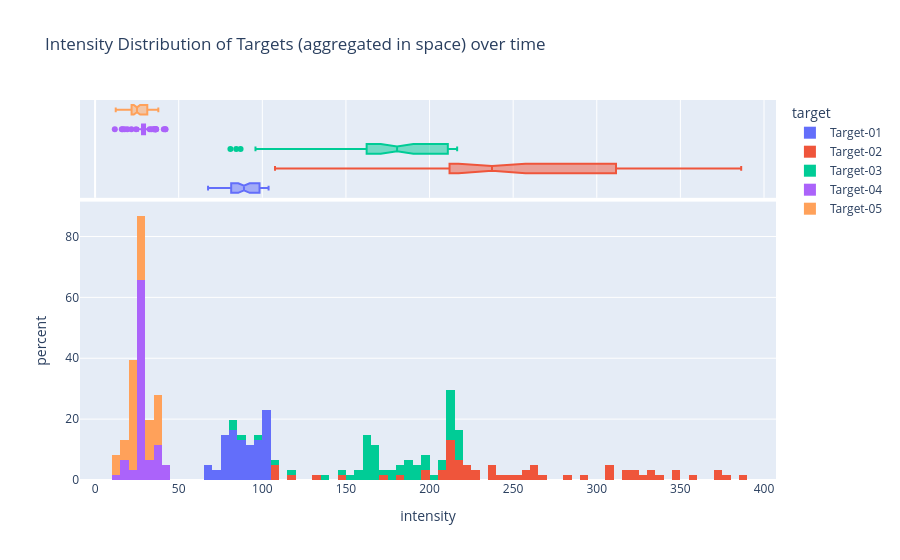

Source (notebook cell):
### Markdown cell above
https://plotly.com/chart-studio-help/histogram/#normalizing-a-histogram

### Code cell
plot_data = subtarget_statistics.loc[:, pd.IndexSlice[:, "grey"]]
plot_data = plot_data.melt(value_name="intensity")

fig = px.histogram(
    plot_data,
    x="intensity",
    color="target",
    marginal="box",  # can be 'rug', `box`, `violin`
    hover_data=plot_data.columns,
    histfunc="count",  # can be "avg"
    nbins=100,
    histnorm="percent",  # '', 'percent', 'probability', 'density', 'probability density'
    title="Intensity Distribution of Targets (aggregated in space) over time",
    # log_y=True,
)
fig.show()

### Figure 1 — Plotly figure (JSON) as saved in the notebook; plotly's stock layout.template omitted (floating-point values rounded to 4 significant figures)
{"data": [{"bingroup": "x", "histfunc": "count", "histnorm": "percent", "hovertemplate": "target=Target-01<br>intensity=%{x}<br>percent=%{y}<extra></extra>", "legendgroup": "Target-01", "marker": {"color": "#636efa", "pattern": {"shape": ""}}, "name": "Target-01", "nbinsx": 100, "orientation": "v", "showlegend": true, "type": "histogram", "x": [67.55, 69.23, 69.91, 72.6, 73.57, 75.03, 78.15, 78.63, 79.24, 79.64, 79.33, 79.05, 79.1, 78.59, 81.37, 81.38, 82.45, 82.5, 81.98, 83.04, 83.16, 84.99, 84.57, 84.85, 85.84, 86.18, 86.1, 86.97, 88.97, 89.02, 88.99, 89.83, 91.23, 92.52, 92.83, 92.8, 93.34, 93.56, 94.21, 95.15, 96.62, 96.04, 96.58, 97.48, 97.99, 98.23, 98.65, 100.8, 102.0, 102.2, 102.2, 102.6, 101.8, 102.5, 103.7, 102.7, 103.1, 103.7, 103.4, 102.5, 101.8], "xaxis": "x", "yaxis": "y"}, {"customdata": [["Target-01", "grey"], ["Target-01", "grey"], ["Target-01", "grey"], ["Target-01", "grey"], ["Target-01", "grey"], ["Target-01", "grey"], ["Target-01", "grey"], ["Target-01", "grey"], ["Target-01", "grey"], ["Target-01", "grey"], ["Target-01", "grey"], ["Target-01", "grey"], ["Target-01", "grey"], ["Target-01", "grey"], ["Target-01", "grey"], ["Target-01", "grey"], ["Target-01", "grey"], ["Target-01", "grey"], ["Target-01", "grey"], ["Target-01", "grey"], ["Target-01", "grey"], ["Target-01", "grey"], ["Target-01", "grey"], ["Target-01", "grey"], ["Target-01", "grey"], ["Target-01", "grey"], ["Target-01", "grey"], ["Target-01", "grey"], ["Target-01", "grey"], ["Target-01", "grey"], ["Target-01", "grey"], ["Target-01", "grey"], ["Target-01", "grey"], ["Target-01", "grey"], ["Target-01", "grey"], ["Target-01", "grey"], ["Target-01", "grey"], ["Target-01", "grey"], ["Target-01", "grey"], ["Target-01", "grey"], ["Target-01", "grey"], ["Target-01", "grey"], ["Target-01", "grey"], ["Target-01", "grey"], ["Target-01", "grey"], ["Target-01", "grey"], ["Target-01", "grey"], ["Target-01", "grey"], ["Target-01", "grey"], ["Target-01", "grey"], ["Target-01", "grey"], ["Target-01", "grey"], ["Target-01", "grey"], ["Target-01", "grey"], ["Target-01", "grey"], ["Target-01", "grey"], ["Target-01", "grey"], ["Target-01", "grey"], ["Target-01", "grey"], ["Target-01", "grey"], ["Target-01", "grey"]], "hovertemplate": "target=%{customdata[0]}<br>intensity=%{x}<br>color=%{customdata[1]}<extra></extra>", "legendgroup": "Target-01", "marker": {"color": "#636efa"}, "name": "Target-01", "notched": true, "showlegend": false, "type": "box", "x": [67.55, 69.23, 69.91, 72.6, 73.57, 75.03, 78.15, 78.63, 79.24, 79.64, 79.33, 79.05, 79.1, 78.59, 81.37, 81.38, 82.45, 82.5, 81.98, 83.04, 83.16, 84.99, 84.57, 84.85, 85.84, 86.18, 86.1, 86.97, 88.97, 89.02, 88.99, 89.83, 91.23, 92.52, 92.83, 92.8, 93.34, 93.56, 94.21, 95.15, 96.62, 96.04, 96.58, 97.48, 97.99, 98.23, 98.65, 100.8, 102.0, 102.2, 102.2, 102.6, 101.8, 102.5, 103.7, 102.7, 103.1, 103.7, 103.4, 102.5, 101.8], "xaxis": "x2", "yaxis": "y2"}, {"bingroup": "x", "histfunc": "count", "histnorm": "percent", "hovertemplate": "target=Target-02<br>intensity=%{x}<br>percent=%{y}<extra></extra>", "legendgroup": "Target-02", "marker": {"color": "#EF553B", "pattern": {"shape": ""}}, "name": "Target-02", "nbinsx": 100, "orientation": "v", "showlegend": true, "type": "histogram", "x": [109.2, 107.6, 108.3, 118.2, 131.4, 148.7, 170.4, 184.2, 195.3, 199.4, 208.5, 222.0, 224.2, 211.2, 215.5, 213.7, 212.5, 209.1, 212.1, 212.0, 210.9, 211.7, 213.6, 217.8, 221.6, 229.4, 236.9, 237.3, 242.6, 246.1, 251.4, 257.1, 260.7, 263.1, 260.9, 267.7, 281.6, 292.2, 318.1, 337.5, 348.1, 358.9, 370.8, 378.3, 386.4, 375.0, 349.1, 318.0, 306.9, 309.3, 321.2, 322.9, 328.5, 331.2, 334.8, 308.3, 257.7, 237.3, 228.7, 218.6, 218.5], "xaxis": "x", "yaxis": "y"}, {"customdata": [["Target-02", "grey"], ["Target-02", "grey"], ["Target-02", "grey"], ["Target-02", "grey"], ["Target-02", "grey"], ["Target-02", "grey"], ["Target-02", "grey"], ["Target-02", "grey"], ["Target-02", "grey"], ["Target-02", "grey"], ["Target-02", "grey"], ["Target-02", "grey"], ["Target-02", "grey"], ["Target-02", "grey"], ["Target-02", "grey"], ["Target-02", "grey"], ["Target-02", "grey"], ["Target-02", "grey"], ["Target-02", "grey"], ["Target-02", "grey"], ["Target-02", "grey"], ["Target-02", "grey"], ["Target-02", "grey"], ["Target-02", "grey"], ["Target-02", "grey"], ["Target-02", "grey"], ["Target-02", "grey"], ["Target-02", "grey"], ["Target-02", "grey"], ["Target-02", "grey"], ["Target-02", "grey"], ["Target-02", "grey"], ["Target-02", "grey"], ["Target-02", "grey"], ["Target-02", "grey"], ["Target-02", "grey"], ["Target-02", "grey"], ["Target-02", "grey"], ["Target-02", "grey"], ["Target-02", "grey"], ["Target-02", "grey"], ["Target-02", "grey"], ["Target-02", "grey"], ["Target-02", "grey"], ["Target-02", "grey"], ["Target-02", "grey"], ["Target-02", "grey"], ["Target-02", "grey"], ["Target-02", "grey"], ["Target-02", "grey"], ["Target-02", "grey"], ["Target-02", "grey"], ["Target-02", "grey"], ["Target-02", "grey"], ["Target-02", "grey"], ["Target-02", "grey"], ["Target-02", "grey"], ["Target-02", "grey"], ["Target-02", "grey"], ["Target-02", "grey"], ["Target-02", "grey"]], "hovertemplate": "target=%{customdata[0]}<br>intensity=%{x}<br>color=%{customdata[1]}<extra></extra>", "legendgroup": "Target-02", "marker": {"color": "#EF553B"}, "name": "Target-02", "notched": true, "showlegend": false, "type": "box", "x": [109.2, 107.6, 108.3, 118.2, 131.4, 148.7, 170.4, 184.2, 195.3, 199.4, 208.5, 222.0, 224.2, 211.2, 215.5, 213.7, 212.5, 209.1, 212.1, 212.0, 210.9, 211.7, 213.6, 217.8, 221.6, 229.4, 236.9, 237.3, 242.6, 246.1, 251.4, 257.1, 260.7, 263.1, 260.9, 267.7, 281.6, 292.2, 318.1, 337.5, 348.1, 358.9, 370.8, 378.3, 386.4, 375.0, 349.1, 318.0, 306.9, 309.3, 321.2, 322.9, 328.5, 331.2, 334.8, 308.3, 257.7, 237.3, 228.7, 218.6, 218.5], "xaxis": "x2", "yaxis": "y2"}, {"bingroup": "x", "histfunc": "count", "histnorm": "percent", "hovertemplate": "target=Target-03<br>intensity=%{x}<br>percent=%{y}<extra></extra>", "legendgroup": "Target-03", "marker": {"color": "#00cc96", "pattern": {"shape": ""}}, "name": "Target-03", "nbinsx": 100, "orientation": "v", "showlegend": true, "type": "histogram", "x": [80.92, 84.4, 87.01, 95.91, 106.8, 119.4, 136.8, 147.1, 154.8, 157.2, 163.3, 168.1, 169.0, 161.9, 165.8, 163.4, 160.9, 159.5, 164.3, 163.0, 160.2, 160.6, 162.5, 166.7, 169.0, 173.8, 177.0, 178.8, 182.7, 185.4, 186.1, 189.5, 190.9, 191.7, 193.3, 195.9, 198.7, 202.0, 205.5, 208.8, 211.4, 213.4, 214.5, 215.6, 216.5, 216.4, 213.8, 214.0, 216.0, 214.5, 215.7, 214.5, 215.6, 214.8, 214.9, 210.8, 197.7, 188.6, 180.6, 168.7, 168.3], "xaxis": "x", "yaxis": "y"}, {"customdata": [["Target-03", "grey"], ["Target-03", "grey"], ["Target-03", "grey"], ["Target-03", "grey"], ["Target-03", "grey"], ["Target-03", "grey"], ["Target-03", "grey"], ["Target-03", "grey"], ["Target-03", "grey"], ["Target-03", "grey"], ["Target-03", "grey"], ["Target-03", "grey"], ["Target-03", "grey"], ["Target-03", "grey"], ["Target-03", "grey"], ["Target-03", "grey"], ["Target-03", "grey"], ["Target-03", "grey"], ["Target-03", "grey"], ["Target-03", "grey"], ["Target-03", "grey"], ["Target-03", "grey"], ["Target-03", "grey"], ["Target-03", "grey"], ["Target-03", "grey"], ["Target-03", "grey"], ["Target-03", "grey"], ["Target-03", "grey"], ["Target-03", "grey"], ["Target-03", "grey"], ["Target-03", "grey"], ["Target-03", "grey"], ["Target-03", "grey"], ["Target-03", "grey"], ["Target-03", "grey"], ["Target-03", "grey"], ["Target-03", "grey"], ["Target-03", "grey"], ["Target-03", "grey"], ["Target-03", "grey"], ["Target-03", "grey"], ["Target-03", "grey"], ["Target-03", "grey"], ["Target-03", "grey"], ["Target-03", "grey"], ["Target-03", "grey"], ["Target-03", "grey"], ["Target-03", "grey"], ["Target-03", "grey"], ["Target-03", "grey"], ["Target-03", "grey"], ["Target-03", "grey"], ["Target-03", "grey"], ["Target-03", "grey"], ["Target-03", "grey"], ["Target-03", "grey"], ["Target-03", "grey"], ["Target-03", "grey"], ["Target-03", "grey"], ["Target-03", "grey"], ["Target-03", "grey"]], "hovertemplate": "target=%{customdata[0]}<br>intensity=%{x}<br>color=%{customdata[1]}<extra></extra>", "legendgroup": "Target-03", "marker": {"color": "#00cc96"}, "name": "Target-03", "notched": true, "showlegend": false, "type": "box", "x": [80.92, 84.4, 87.01, 95.91, 106.8, 119.4, 136.8, 147.1, 154.8, 157.2, 163.3, 168.1, 169.0, 161.9, 165.8, 163.4, 160.9, 159.5, 164.3, 163.0, 160.2, 160.6, 162.5, 166.7, 169.0, 173.8, 177.0, 178.8, 182.7, 185.4, 186.1, 189.5, 190.9, 191.7, 193.3, 195.9, 198.7, 202.0, 205.5, 208.8, 211.4, 213.4, 214.5, 215.6, 216.5, 216.4, 213.8, 214.0, 216.0, 214.5, 215.7, 214.5, 215.6, 214.8, 214.9, 210.8, 197.7, 188.6, 180.6, 168.7, 168.3], "xaxis": "x2", "yaxis": "y2"}, {"bingroup": "x", "histfunc": "count", "histnorm": "percent", "hovertemplate": "target=Target-04<br>intensity=%{x}<br>percent=%{y}<extra></extra>", "legendgroup": "Target-04", "marker": {"color": "#ab63fa", "pattern": {"shape": ""}}, "name": "Target-04", "nbinsx": 100, "orientation": "v", "showlegend": true, "type": "histogram", "x": [16.5, 15.96, 11.79, 17.72, 19.29, 21.71, 24.53, 30.67, 32.36, 33.69, 35.04, 36.02, 42.13, 35.42, 36.49, 36.5, 36.07, 41.09, 41.92, 29.36, 29.18, 35.92, 29.41, 29.79, 29.55, 29.93, 29.86, 29.65, 29.2, 29.37, 29.16, 28.94, 29.17, 28.93, 28.64, 28.05, 28.14, 28.41, 28.29, 27.96, 28.21, 28.54, 28.29, 28.56, 27.88, 27.82, 28.15, 28.6, 28.87, 29.14, 28.86, 28.72, 28.24, 28.53, 28.46, 28.07, 27.52, 27.75, 27.09, 25.72, 32.66], "xaxis": "x", "yaxis": "y"}, {"customdata": [["Target-04", "grey"], ["Target-04", "grey"], ["Target-04", "grey"], ["Target-04", "grey"], ["Target-04", "grey"], ["Target-04", "grey"], ["Target-04", "grey"], ["Target-04", "grey"], ["Target-04", "grey"], ["Target-04", "grey"], ["Target-04", "grey"], ["Target-04", "grey"], ["Target-04", "grey"], ["Target-04", "grey"], ["Target-04", "grey"], ["Target-04", "grey"], ["Target-04", "grey"], ["Target-04", "grey"], ["Target-04", "grey"], ["Target-04", "grey"], ["Target-04", "grey"], ["Target-04", "grey"], ["Target-04", "grey"], ["Target-04", "grey"], ["Target-04", "grey"], ["Target-04", "grey"], ["Target-04", "grey"], ["Target-04", "grey"], ["Target-04", "grey"], ["Target-04", "grey"], ["Target-04", "grey"], ["Target-04", "grey"], ["Target-04", "grey"], ["Target-04", "grey"], ["Target-04", "grey"], ["Target-04", "grey"], ["Target-04", "grey"], ["Target-04", "grey"], ["Target-04", "grey"], ["Target-04", "grey"], ["Target-04", "grey"], ["Target-04", "grey"], ["Target-04", "grey"], ["Target-04", "grey"], ["Target-04", "grey"], ["Target-04", "grey"], ["Target-04", "grey"], ["Target-04", "grey"], ["Target-04", "grey"], ["Target-04", "grey"], ["Target-04", "grey"], ["Target-04", "grey"], ["Target-04", "grey"], ["Target-04", "grey"], ["Target-04", "grey"], ["Target-04", "grey"], ["Target-04", "grey"], ["Target-04", "grey"], ["Target-04", "grey"], ["Target-04", "grey"], ["Target-04", "grey"]], "hovertemplate": "target=%{customdata[0]}<br>intensity=%{x}<br>color=%{customdata[1]}<extra></extra>", "legendgroup": "Target-04", "marker": {"color": "#ab63fa"}, "name": "Target-04", "notched": true, "showlegend": false, "type": "box", "x": [16.5, 15.96, 11.79, 17.72, 19.29, 21.71, 24.53, 30.67, 32.36, 33.69, 35.04, 36.02, 42.13, 35.42, 36.49, 36.5, 36.07, 41.09, 41.92, 29.36, 29.18, 35.92, 29.41, 29.79, 29.55, 29.93, 29.86, 29.65, 29.2, 29.37, 29.16, 28.94, 29.17, 28.93, 28.64, 28.05, 28.14, 28.41, 28.29, 27.96, 28.21, 28.54, 28.29, 28.56, 27.88, 27.82, 28.15, 28.6, 28.87, 29.14, 28.86, 28.72, 28.24, 28.53, 28.46, 28.07, 27.52, 27.75, 27.09, 25.72, 32.66], "xaxis": "x2", "yaxis": "y2"}, {"bingroup": "x", "histfunc": "count", "histnorm": "percent", "hovertemplate": "target=Target-05<br>intensity=%{x}<br>percent=%{y}<extra></extra>", "legendgroup": "Target-05", "marker": {"color": "#FFA15A", "pattern": {"shape": ""}}, "name": "Target-05", "nbinsx": 100, "orientation": "v", "showlegend": true, "type": "histogram", "x": [12.43, 12.34, 12.43, 12.61, 15.36, 15.21, 17.6, 19.2, 23.17, 20.76, 21.36, 21.94, 25.18, 21.12, 24.21, 23.28, 20.72, 20.75, 23.39, 23.0, 22.82, 22.92, 23.41, 23.76, 23.92, 24.49, 25.05, 21.44, 26.8, 28.27, 28.06, 28.67, 25.76, 25.49, 25.6, 25.79, 26.55, 31.13, 28.23, 33.97, 30.66, 31.48, 32.28, 37.19, 32.89, 37.82, 37.52, 37.03, 36.3, 35.68, 35.09, 35.1, 35.52, 35.11, 30.61, 33.76, 27.26, 24.29, 20.72, 22.92, 22.07], "xaxis": "x", "yaxis": "y"}, {"customdata": [["Target-05", "grey"], ["Target-05", "grey"], ["Target-05", "grey"], ["Target-05", "grey"], ["Target-05", "grey"], ["Target-05", "grey"], ["Target-05", "grey"], ["Target-05", "grey"], ["Target-05", "grey"], ["Target-05", "grey"], ["Target-05", "grey"], ["Target-05", "grey"], ["Target-05", "grey"], ["Target-05", "grey"], ["Target-05", "grey"], ["Target-05", "grey"], ["Target-05", "grey"], ["Target-05", "grey"], ["Target-05", "grey"], ["Target-05", "grey"], ["Target-05", "grey"], ["Target-05", "grey"], ["Target-05", "grey"], ["Target-05", "grey"], ["Target-05", "grey"], ["Target-05", "grey"], ["Target-05", "grey"], ["Target-05", "grey"], ["Target-05", "grey"], ["Target-05", "grey"], ["Target-05", "grey"], ["Target-05", "grey"], ["Target-05", "grey"], ["Target-05", "grey"], ["Target-05", "grey"], ["Target-05", "grey"], ["Target-05", "grey"], ["Target-05", "grey"], ["Target-05", "grey"], ["Target-05", "grey"], ["Target-05", "grey"], ["Target-05", "grey"], ["Target-05", "grey"], ["Target-05", "grey"], ["Target-05", "grey"], ["Target-05", "grey"], ["Target-05", "grey"], ["Target-05", "grey"], ["Target-05", "grey"], ["Target-05", "grey"], ["Target-05", "grey"], ["Target-05", "grey"], ["Target-05", "grey"], ["Target-05", "grey"], ["Target-05", "grey"], ["Target-05", "grey"], ["Target-05", "grey"], ["Target-05", "grey"], ["Target-05", "grey"], ["Target-05", "grey"], ["Target-05", "grey"]], "hovertemplate": "target=%{customdata[0]}<br>intensity=%{x}<br>color=%{customdata[1]}<extra></extra>", "legendgroup": "Target-05", "marker": {"color": "#FFA15A"}, "name": "Target-05", "notched": true, "showlegend": false, "type": "box", "x": [12.43, 12.34, 12.43, 12.61, 15.36, 15.21, 17.6, 19.2, 23.17, 20.76, 21.36, 21.94, 25.18, 21.12, 24.21, 23.28, 20.72, 20.75, 23.39, 23.0, 22.82, 22.92, 23.41, 23.76, 23.92, 24.49, 25.05, 21.44, 26.8, 28.27, 28.06, 28.67, 25.76, 25.49, 25.6, 25.79, 26.55, 31.13, 28.23, 33.97, 30.66, 31.48, 32.28, 37.19, 32.89, 37.82, 37.52, 37.03, 36.3, 35.68, 35.09, 35.1, 35.52, 35.11, 30.61, 33.76, 27.26, 24.29, 20.72, 22.92, 22.07], "xaxis": "x2", "yaxis": "y2"}], "layout": {"barmode": "relative", "legend": {"title": {"text": "target"}, "tracegroupgap": 0}, "title": {"text": "Intensity Distribution of Targets (aggregated in space) over time"}, "xaxis": {"anchor": "y", "domain": [0.0, 1.0], "title": {"text": "intensity"}}, "xaxis2": {"anchor": "y2", "domain": [0.0, 1.0], "matches": "x", "showgrid": true, "showticklabels": false}, "yaxis": {"anchor": "x", "domain": [0.0, 0.7326], "title": {"text": "percent"}}, "yaxis2": {"anchor": "x2", "domain": [0.7426, 1.0], "matches": "y2", "showgrid": false, "showline": false, "showticklabels": false, "ticks": ""}}}
